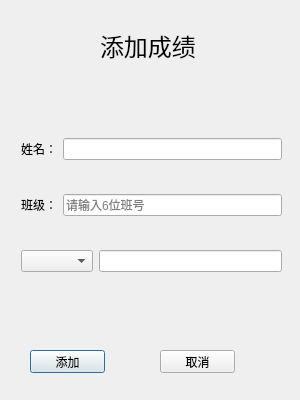
<?xml version="1.0" encoding="UTF-8"?>
<ui version="4.0">
 <class>tea_addscore</class>
 <widget class="QDialog" name="tea_addscore">
  <property name="geometry">
   <rect>
    <x>0</x>
    <y>0</y>
    <width>300</width>
    <height>400</height>
   </rect>
  </property>
  <property name="font">
   <font>
    <pointsize>9</pointsize>
   </font>
  </property>
  <property name="windowTitle">
   <string>学生选课和成绩管理系统</string>
  </property>
  <widget class="QLabel" name="label">
   <property name="geometry">
    <rect>
     <x>100</x>
     <y>30</y>
     <width>101</width>
     <height>31</height>
    </rect>
   </property>
   <property name="font">
    <font>
     <pointsize>18</pointsize>
    </font>
   </property>
   <property name="text">
    <string>添加成绩</string>
   </property>
  </widget>
  <widget class="QPushButton" name="btn_addscore_add">
   <property name="geometry">
    <rect>
     <x>30</x>
     <y>350</y>
     <width>75</width>
     <height>23</height>
    </rect>
   </property>
   <property name="text">
    <string>添加</string>
   </property>
  </widget>
  <widget class="QPushButton" name="btn_addscore_cancel">
   <property name="geometry">
    <rect>
     <x>160</x>
     <y>350</y>
     <width>75</width>
     <height>23</height>
    </rect>
   </property>
   <property name="text">
    <string>取消</string>
   </property>
  </widget>
  <widget class="QWidget" name="layoutWidget">
   <property name="geometry">
    <rect>
     <x>21</x>
     <y>110</y>
     <width>261</width>
     <height>191</height>
    </rect>
   </property>
   <layout class="QVBoxLayout" name="verticalLayout">
    <item>
     <layout class="QHBoxLayout" name="horizontalLayout_2">
      <item>
       <widget class="QLabel" name="label_2">
        <property name="text">
         <string>姓名：</string>
        </property>
       </widget>
      </item>
      <item>
       <widget class="QLineEdit" name="le_addscore_name"/>
      </item>
     </layout>
    </item>
    <item>
     <layout class="QHBoxLayout" name="horizontalLayout_3"/>
    </item>
    <item>
     <layout class="QHBoxLayout" name="horizontalLayout">
      <item>
       <widget class="QLabel" name="label_7">
        <property name="text">
         <string>班级：</string>
        </property>
       </widget>
      </item>
      <item>
       <widget class="QLineEdit" name="le_addscore_class">
        <property name="maxLength">
         <number>6</number>
        </property>
        <property name="placeholderText">
         <string>请输入6位班号</string>
        </property>
       </widget>
      </item>
     </layout>
    </item>
    <item>
     <layout class="QHBoxLayout" name="horizontalLayout_4"/>
    </item>
    <item>
     <layout class="QHBoxLayout" name="horizontalLayout_5">
      <item>
       <widget class="QComboBox" name="comboBox"/>
      </item>
      <item>
       <widget class="QLineEdit" name="le_addscore_math">
        <property name="maxLength">
         <number>2</number>
        </property>
       </widget>
      </item>
     </layout>
    </item>
    <item>
     <layout class="QHBoxLayout" name="horizontalLayout_6"/>
    </item>
   </layout>
  </widget>
 </widget>
 <resources/>
 <connections/>
</ui>
